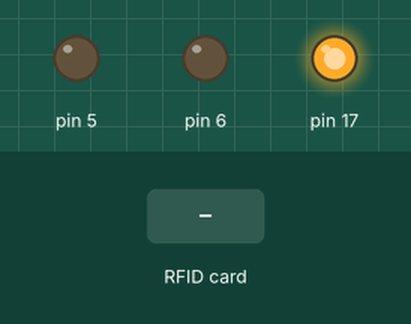
Simulated run of this sketch. Board: Arduino Leonardo, built with avr-gcc and run on an emulated ATmega32U4. On the bench: output pins drawn as LEDs (lit = HIGH). The inputs (shaded band) are chosen by the test bench. What the sketch prints to the serial monitor is not drawn.

Above: at 1.2 s.
1.3 s: RFID card 5E 7A 19 C4 held to the reader
At 1.6 s:
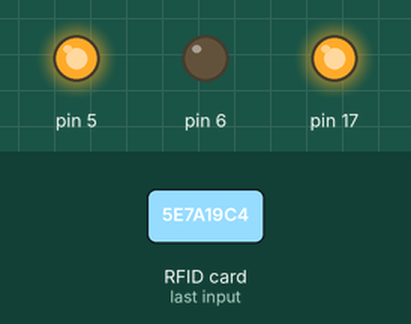
Timing chart, 0 to 4.3 s (numbered marks = the images above; inputs shaded):
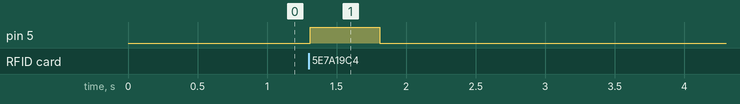

The sketch:

SPACEJAMARDUINO.ino
```cpp
#include <SPI.h>
#include <MFRC522.h>
#include <Keyboard.h>

#define RST_PIN         9
#define SS_PIN          10

MFRC522 mfrc522(SS_PIN, RST_PIN);

void setup() {
  Serial.begin(9600);
  SPI.begin();
  mfrc522.PCD_Init();
  //Serial.println(F("Scan your SRN:"));
  pinMode(5,OUTPUT);
  pinMode(6,OUTPUT);
}

void loop() {


  MFRC522::MIFARE_Key key;
  for (byte i = 0; i < 6; i++) key.keyByte[i] = 0xFF;
  byte block = 4;
  byte len = 18;
  byte buffer1[18];
  MFRC522::StatusCode status;


  if ( ! mfrc522.PICC_IsNewCardPresent()) {
    return;
  }

  if ( ! mfrc522.PICC_ReadCardSerial()) {
    return;
  }

  //Serial.println(F("**Card Detected:**"));
  //mfrc522.PICC_DumpDetailsToSerial(&(mfrc522.uid)); //dump some details about the card
  //Serial.print(F("SRN: "));


  //------------------------------------------- GET SRN
  status = mfrc522.PCD_Authenticate(MFRC522::PICC_CMD_MF_AUTH_KEY_A, 4, &key, &(mfrc522.uid));
  status = mfrc522.MIFARE_Read(block, buffer1, &len);

  //------------------------------------------- PRINT SRN
//  Keyboard.begin();
  for (uint8_t i = 0; i < 16; i++)
  {
      Serial.write(buffer1[i]);
 //     Keyboard.write(buffer1[i]);
  }

  Serial.write("\n");
  //Serial.println(F("\n**End Reading**\n"));

  //Serial.write(buffer1[0]);

  if (buffer1[12]=='4'){
    digitalWrite(6,HIGH);
    delay(500);
    digitalWrite(6,LOW);
    delay(500);
  }
  else {
    digitalWrite(5,HIGH);
    delay(500);
    digitalWrite(5,LOW);
    delay(500);
  }


  delay(500); //change value if you want to read cards faster

  mfrc522.PICC_HaltA();
  mfrc522.PCD_StopCrypto1();
}
```

Measured:
- after the input at 1.3 s, pin 5: LOW → HIGH at once, → LOW 0.50 s later
